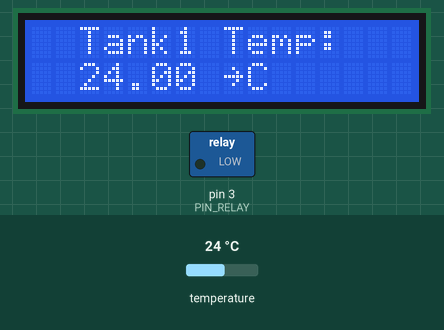
Recording of a sketch running on a simulated Arduino Uno, built with avr-gcc and run on an emulated ATmega328P. Parts: 16×2 character LCD, switched loads named in the sketch (green lamp = pin HIGH). Inputs (shaded band) come from the test bench; at power-on: temperature 24 °C. What the sketch prints to the serial monitor is not drawn.

Above: at 1.6 s.
1.7 s: temperature set to 23.2 °C
At 5.9 s:
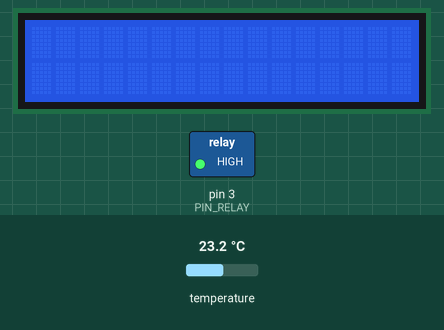
8.7 s: temperature set to 12 °C
At 9.7 s:
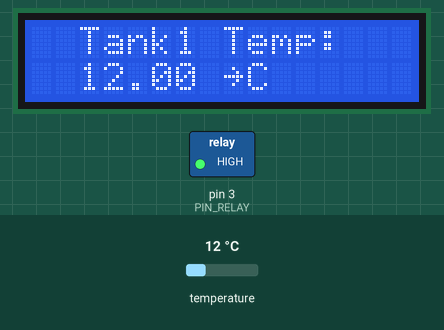
12.1 s: temperature set to 19 °C
At 14.0 s:
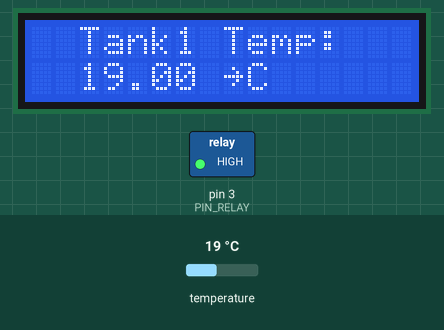
Timing chart, 0 to 15.5 s (numbered marks = the images above; inputs shaded):
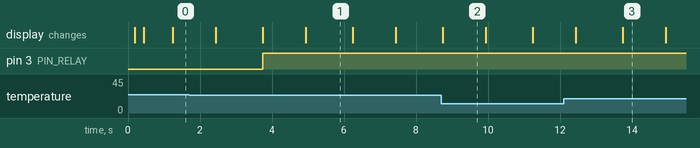

The sketch:

i2ctempSep19.ino
```cpp
#include <OneWire.h>
#include <DallasTemperature.h>
#include <LiquidCrystal_I2C.h>

// Data wire is plugged into port 2 on the Arduino
#define ONE_WIRE_BUS 2
#define TEMPERATURE_PRECISION 12
#define PIN_RELAY 3

// Setup a oneWire instance to communicate with any OneWire devices (not just Maxim/Dallas temperature ICs)
OneWire oneWire(ONE_WIRE_BUS);

// Pass our oneWire reference to Dallas Temperature.
DallasTemperature sensors(&oneWire);

int numberOfDevices; // Number of temperature devices found

DeviceAddress tempDeviceAddress; // We'll use this variable to store a found device address
LiquidCrystal_I2C lcd(0x27,16,2); //Initialize the lcd I2C address
String strOut;//declare the string which will be used to output

void setup()
{
  pinMode(PIN_RELAY, OUTPUT); // Set pin 3 as output mode_relay module
  //initialize the 1602 lcd
  lcd.init();
  lcd.backlight();
  // start serial port
  Serial.begin(9600);
  //Serial.println("Dallas Temperature IC Control Library Demo");
  // Start up the library
  sensors.begin();

  // Grab a count of devices on the wire
  numberOfDevices = sensors.getDeviceCount();

  // locate devices on the bus
  Serial.print("Locating devices...");

  Serial.print("Found ");
  Serial.print(numberOfDevices, DEC);
  Serial.println(" devices.");

  // report parasite power requirements
  //Serial.print("Parasite power is: ");
  //if (sensors.isParasitePowerMode()) Serial.println("ON");
  //else Serial.println("OFF");

  // Loop through each device, print out address
  for(int i=0;i<numberOfDevices; i++)
  {
    // Search the wire for address
    if(sensors.getAddress(tempDeviceAddress, i))
        {
                Serial.print("Found device ");
                Serial.print(i, DEC);
                Serial.print(" with address: ");
                printAddress(tempDeviceAddress);
                Serial.println();

                Serial.print("Setting resolution to ");
                Serial.println(TEMPERATURE_PRECISION,DEC);

                // set the resolution to 9 bit (Each Dallas/Maxim device is capable of several different resolutions)
                sensors.setResolution(tempDeviceAddress, TEMPERATURE_PRECISION);

                Serial.print("Resolution actually set to: ");
                Serial.print(sensors.getResolution(tempDeviceAddress), DEC);
                Serial.println();
        }else{
                Serial.print("Found ghost device at ");
                Serial.print(i, DEC);
                Serial.print(" but could not detect address. Check power and cabling");
        }

        lcd.setCursor(2, 0);
        String igem = "GSU iGEM";
        igem += "   T";
        igem += (i+1);
        lcd.print(igem);
        lcd.setCursor(1, 1);
        lcd.print("Initializing..");
        delay(250);
        lcd.clear();
  }

}

// function to print the temperature for a device
// NO LONGER USED, SAVED FOR BACKUP
void printTemperature(DeviceAddress deviceAddress)
{
  // method 1 - slower
  //Serial.print("Temp C: ");
  //Serial.print(sensors.getTempC(deviceAddress));
  //Serial.print(" Temp F: ");
  //Serial.print(sensors.getTempF(deviceAddress)); // Makes a second call to getTempC and then converts to Fahrenheit

  // method 2 - faster
  float tempC = sensors.getTempC(deviceAddress);
  Serial.print("Temp C: ");
  Serial.print(tempC);
  strOut += tempC;
  strOut += " °C";
  for (int i=0;i<strOut.length();i++)
    {
    lcd.write(strOut.charAt(i));
    }
  strOut = "";
  //Serial.print(" Temp F: ");
  //Serial.println(DallasTemperature::toFahrenheit(tempC)); // Converts tempC to Fahrenheit
}

void loop()
{
  // call sensors.requestTemperatures() to issue a global temperature
  // request to all devices on the bus
  Serial.print("Requesting temperatures...");
  sensors.requestTemperatures(); // Send the command to get temperatures
  Serial.println("DONE");


  // Loop through each device, print out temperature data
  for(int i=0;i<numberOfDevices; i++)
  {
    // Search the wire for address
    if(sensors.getAddress(tempDeviceAddress, i))
    {
        // Output the device ID
        Serial.print("Temperature for device: ");
        Serial.println(i,DEC);

        // It responds almost immediately. Let's print out the data
        float tempC = sensors.getTempC(tempDeviceAddress);
        Serial.print("Temp C: ");
        Serial.print(tempC);

        lcd.setCursor(2, 0);
        strOut = ("Tank");
        int ii = i+1;
        strOut += ii;
        strOut += " Temp:";
        lcd.print(strOut);
        strOut = "";
        lcd.setCursor(2, 1);
        strOut = tempC;
        strOut += " ~C";
        lcd.print(strOut);

        if(tempC <24)
        {
          digitalWrite(PIN_RELAY,HIGH);//trun on the heaters
        }
        else if(tempC>25.5)
        {
          digitalWrite(PIN_RELAY,LOW);//turn off the heaters
        }

        delay(1200);
        lcd.clear();
        strOut = "";
    }
    //else ghost device! Check your power requirements and cabling
  }
  delay(500);
  Serial.println(":");
  Serial.println("~~");
  Serial.println("~~");
}

// function to print a device address
void printAddress(DeviceAddress deviceAddress)
{
  for (uint8_t i = 0; i < 8; i++)
  {
    if (deviceAddress[i] < 16) Serial.print("0");
    Serial.print(deviceAddress[i], HEX);
  }
}
```

Measured:
- the behaviour switches between 24 and 23.9 °C on temperature (found by bisection; images 0 and 1)
- after the input at 1.7 s, pin 3 (PIN_RELAY): LOW → HIGH after 2.0 s; the display: first differs from a run without the input after 2.0 s (image 1 shows a later state)
- after the input at 8.7 s, the display: changes at once (image 2)
- after the input at 12.1 s, the display: first differs from a run without the input after 1.6 s (image 3)
- what the display in image 1 shows lasts 1.3 s, from 4.9 s to 6.2 s
- what the display in image 2 shows lasts 1.2 s, from 8.7 s to 9.9 s
